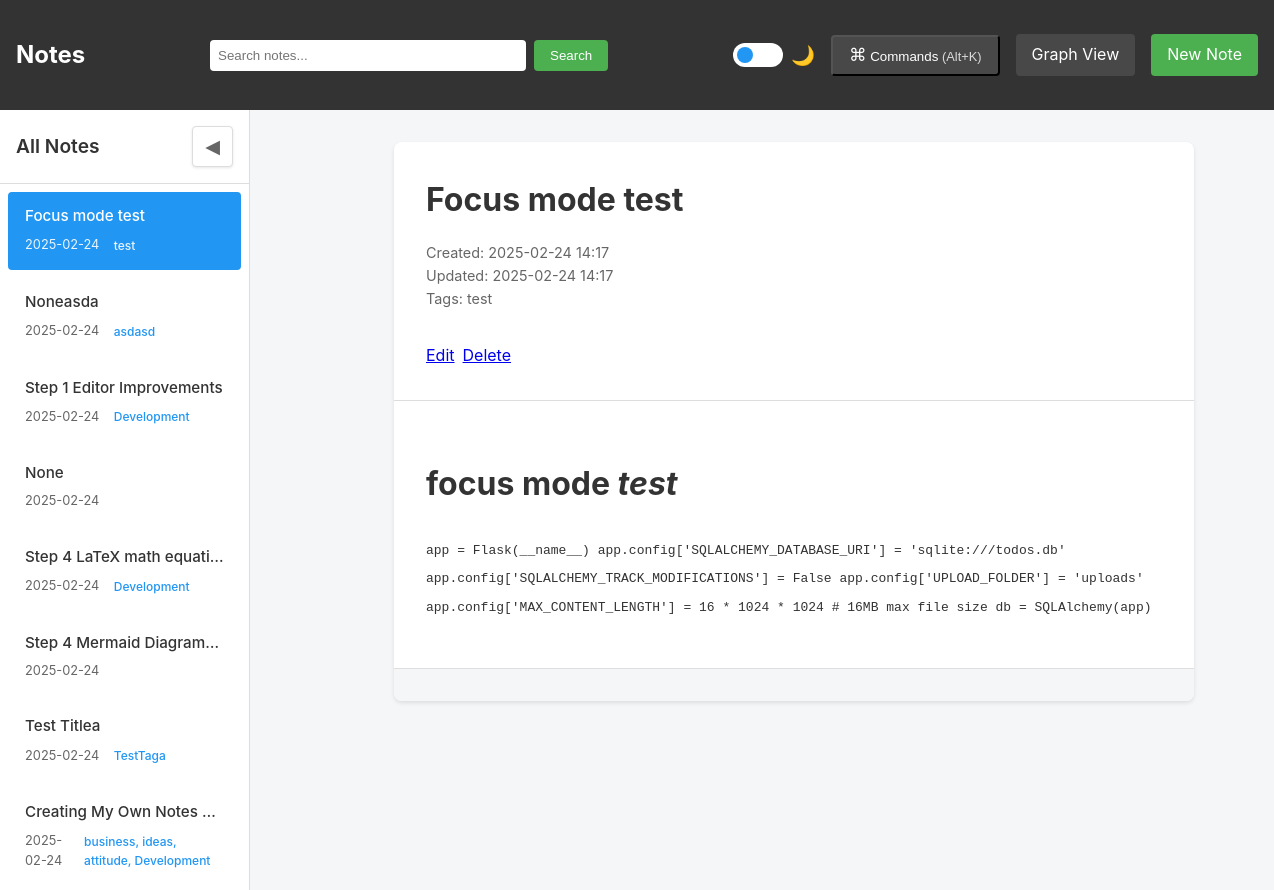
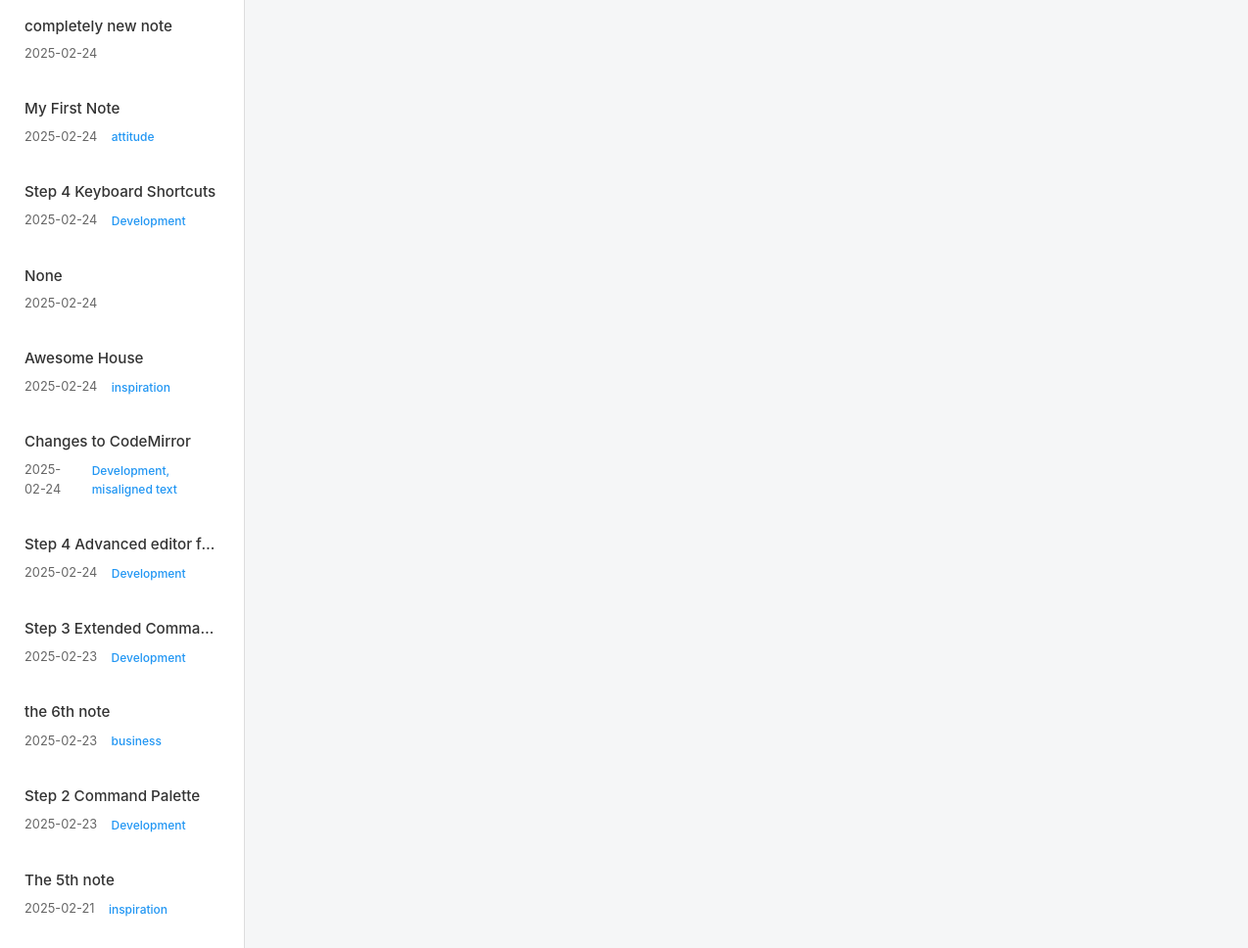
Screenshot of /note/19 with the database file from the repository (2 pictures, top to bottom).
### main.py (models this page shows)
class Note(db.Model):
    id = db.Column(db.Integer, primary_key=True)
    title = db.Column(db.String(200), nullable=False, unique=True)  # Make title unique
    content = db.Column(db.Text, nullable=False)
    created_at = db.Column(db.DateTime, default=datetime.utcnow)
    updated_at = db.Column(db.DateTime, default=datetime.utcnow, onupdate=datetime.utcnow)
    tags = db.Column(db.String(200))  # Store tags as comma-separated strings
    attachments = db.relationship('FileAttachment', backref='note', lazy=True, cascade="all, delete-orphan")
    def get_linked_notes(self):
        pattern = r'\[\[([\w\s-]+)\]\]'
        matches = re.findall(pattern, self.content)
        return Note.query.filter(Note.title.in_(matches)).all()
    def get_backlinks(self):
        pattern = f'\\[\\[{self.title}\\]\\]'
        linking_notes = Note.query.filter(Note.content.op('REGEXP')(pattern)).all()
        return linking_notes

### main.py (the view)
@app.route('/note/<int:id>')
def view_note(id):
    note = Note.query.get_or_404(id)
    md = markdown.Markdown(extensions=[WikiLinkExtension(), 'fenced_code', 'tables'])
    html_content = md.convert(note.content)
    linked_notes = note.get_linked_notes()
    backlinks = note.get_backlinks()
    return render_template('view_note.html',
                         note=note,
                         html_content=html_content,
                         linked_notes=linked_notes,
                         backlinks=backlinks,
                         all_notes=get_all_notes(),
                         current_note=note)

### main.py (called while the page is built)
def get_all_notes(limit=None):
    query = Note.query.order_by(Note.updated_at.desc())
    return query.limit(limit).all() if limit else query.all()

def escapejs(val):
    return json.dumps(str(val))[1:-1]

    def extendMarkdown(self, md):
        WIKILINK_RE = r'\[\[([\w\s-]+)\]\]'
        wiki_link_pattern = WikiLinkProcessor(WIKILINK_RE, md)
        md.inlinePatterns.register(wiki_link_pattern, 'wikilink', 175)

### templates/view_note.html (shortened to what this page needs)
{% extends "base.html" %}
{% block content %}
<div class="note-view">
    <header class="note-header">
        <h1>{{ note.title }}</h1>
        <div class="metadata">
            Created: {{ note.created_at.strftime('%Y-%m-%d %H:%M') }}<br>
            Updated: {{ note.updated_at.strftime('%Y-%m-%d %H:%M') }}<br>
            {% if note.tags %}
            Tags: {{ note.tags }}
            {% endif %}
        </div>
        <div class="actions">
            <a href="{{ url_for('edit_note', id=note.id) }}" class="button">Edit</a>
            <a href="{{ url_for('delete_note', id=note.id) }}" class="button delete" onclick="return confirm('Are you sure?')">Delete</a>
        </div>
    </header>
    <div class="note-content">
        {{ html_content|safe }}
    </div>
    <div class="note-metadata">
    </div>
</div>
{% endblock %}

### templates/base.html (shortened to what this page needs)
<!DOCTYPE html>
<html lang="en" data-theme="light">
<head>
    <link rel="stylesheet" href="{{ url_for('static', filename='style.css') }}">
</head>
<body>
    <nav>
        <h1><a href="{{ url_for('index') }}">Notes</a></h1>
        <form action="{{ url_for('search') }}" method="GET" class="search-form">
            <input type="text" name="q" placeholder="Search notes..." value="{{ request.args.get('q', '') }}">
            <button type="submit">Search</button>
        </form>
        <div class="nav-actions">
            <div class="theme-switch-wrapper">
                <label class="theme-switch">
                    <span class="slider round"></span>
                </label>
                <span class="theme-label">🌙</span>
            </div>
            <button class="nav-btn" onclick="toggleCommandPalette()">
                <span class="command-btn-icon">⌘</span>
                <span class="command-btn-text">Commands</span>
                <span class="command-btn-shortcut">(Alt+K)</span>
            </button>
            <a href="{{ url_for('graph_view') }}" class="nav-btn">Graph View</a>
            <a href="{{ url_for('new_note') }}" class="new-note-btn">New Note</a>
        </div>
    </nav>
    <div class="app-container">
        <aside class="sidebar">
            <div class="sidebar-header">
                <h2>All Notes</h2>
                <button id="toggle-sidebar" class="toggle-sidebar" title="Toggle Sidebar">◀</button>
            </div>
            <div class="notes-list">
                {% for note in all_notes %}
                <a href="{{ url_for('view_note', id=note.id) }}"
                   class="note-link {% if current_note and current_note.id == note.id %}active{% endif %}">
                    <div class="note-link-title">{{ note.title }}</div>
                    <div class="note-link-meta">
                        {{ note.updated_at.strftime('%Y-%m-%d') }}
                        {% if note.tags %}
                        <span class="note-link-tags">{{ note.tags }}</span>
                        {% endif %}
                    </div>
                </a>
                {% endfor %}
            </div>
        </aside>
        <main class="main-content">
            {% block content %}
            {% endblock %}
        </main>
    </div>
</body>
</html>

### rows the page displays
Note: title "Focus mode test", updated_at "2025-02-24", tags "test", created_at "2025-02-24 14:17", updated_at "2025-02-24 14:17", tags "focus mode test app = Flask(__name__) app.config['SQLALCHEMY_DATABASE_URI'] = 'sqlite:///todos.db' app.config['SQLALCHEMY_TRACK_MODIFICATIONS'] = False app.config['UPLOAD_FOLDER'] = 'uploads' app.config['MAX_CONTENT_LENGTH'] = 16 * 1024 * 1024 # 16MB max file size db = SQLAlchemy(app)"
Note: title "Noneasda", updated_at "2025-02-24", tags "asdasd"
Note: title "Step 1 Editor Improvements", updated_at "2025-02-24", tags "Development"
Note: title "None", updated_at "2025-02-24"
Note: title "Step 4 LaTeX math equati…", updated_at "2025-02-24", tags "Development"
Note: title "Step 4 Mermaid Diagram…", updated_at "2025-02-24"
Note: title "Test Titlea", updated_at "2025-02-24", tags "TestTaga"
Note: title "Creating My Own Notes…", updated_at "2025-02-24", tags "business, ideas, attitude, Development"
Note: title "completely new note", updated_at "2025-02-24"
Note: title "My First Note", updated_at "2025-02-24", tags "attitude"
Note: title "Step 4 Keyboard Shortcuts", updated_at "2025-02-24", tags "Development"
Note: title "None", updated_at "2025-02-24"
Note: title "Awesome House", updated_at "2025-02-24", tags "inspiration"
Note: title "Changes to CodeMirror", updated_at "2025-02-24", tags "Development, misaligned text"
Note: title "Step 4 Advanced editor f…", updated_at "2025-02-24", tags "Development"
Note: title "Step 3 Extended Comma…", updated_at "2025-02-23", tags "Development"
Note: title "the 6th note", updated_at "2025-02-23", tags "business"
Note: title "Step 2 Command Palette", updated_at "2025-02-23", tags "Development"
Note: title "The 5th note", updated_at "2025-02-21", tags "inspiration"
